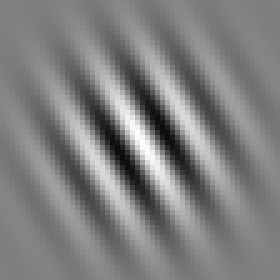
#> input picture folien/gabor.png, 56 x 56 px, found by its file name (shown 5 times larger)
$ jupyter execute --allow-errors 012_Folien.ipynb   (shell and % lines are left out)
#> lines starting #> are read from the running program, lines starting #| are printed output that depends on the picture
[cell 1]
from matplotlib import pyplot as plt
import numpy as np

# Beschreibende Statistik
## Übersicht
- Warum Statistik

#### Lagemaß
#### <span style="color:blue">Streuung</span>
#### <span style="color:blue">Graphiken</span>
#### Abhängigkeit

Bei gleichem Lagemaß können sich die zugrundeliegenden Daten unterscheiden:

[cell 2]
'''survey for age of visitors in theme park'''
a = np.array([15, 16, 64, 15, 66, 66, 15, 16])
b = np.array([34, 33, 34, 34, 36])
c = np.array([8, 68, 50, 48, 4, 23, 13, 27, 79, 22])
print('average age in group A: {:.1f}  B: {:.1f}  C: {:.1f} years'
      .format(a.mean(), b.mean(), c.mean()))

[cell 3]
'''same mean, different width'''
print('average age in group A: {:.1f}  B: {:.1f}  C: {:.1f} years'
      .format(a.mean(), b.mean(), c.mean()))
bins = range(80)
plt.figure(figsize=(8, 4))
plt.hist(a, bins=bins, label='children & grand-parents')
plt.hist(b, bins=bins, label='bowling team')
plt.hist(c, bins=bins, label='big family')
plt.title('age of visitors in years')
plt.xlabel('age [years]')
plt.ylabel('number of people')
plt.xlim(0, 100)
plt.legend();
#> figure, not shown here; tallest bar 3 high, from x = 15 to 16; tallest bar 3 high, from x = 34 to 35

# Streuungsmaße
#### Spannweite
Der Bereich vom kleinsten zum größten Wert
$$R = x_{max}-x_{min}$$

[cell 4]
print('range of age in \ngroup A: {:2d}  \ngroup B: {:2d}  \ngroup C: {:2d}  '
      .format(a.max()-a.min(), b.max()-b.min(), c.max()-c.min()))

## Empirische Varianz
<div class="alert alert-block alert-success">
$$s^2 = \frac{1}{N} \sum_{i=1}^{N} \left( x_i-\bar{x} \right)^2$$
</div>

### Verschiebungssatz
$$s^2 = \overline{x^2} - \overline{x}^2$$

#### Beweis: [ÜA]

[cell 5]
'''calculate mean and variance "on the fly"'''
np.random.seed(654321)
xx = 2*np.random.random(size=10) -1. # randomly sampled -1 .. +1
print(xx)
xxsum = 0               # initialize the sum
xxqsum = 0              #            the square-sum
n = 0                   #            the number of measures
for xi in xx:           # after every step: tell me mean and standard deviation
    xxsum += xi
    xxqsum += xi**2
    n += 1              # to distinguish from i, even if nx = 1 + i
    print('{:2d} th step has mean {:5.2f} and std {:5.2f}'.
          format(n, xxsum/n, np.sqrt(xxqsum/n-(xxsum/n)**2)))

### Stichprobenvarianz
Die Stichprobenvarianz ist leicht unterschiedlich definiert durch
$$s^2 = \frac{1}{N-1} \sum_{i=1}^{N} \left( x_i-\bar{x} \right)^2$$

#### Hintergrund:
- Die Anzahl der Freiheitsgrade ist $N-1$, da Nebenbedingung $\sum_{i=1}^N(x_i-\bar{x})=0$
- Für N=1 ist die Varianz nicht definiert
    - anstatt $0$ bei der empirischen Varianz
- Für große N ist sie asymptotisch gleich

### Eigenschaften
Unter der linearen Abbildung $$y_i = ax_i+b$$ ergibt sich
$$s_y^2 = a^2s_x^2$$

## Standardabweichung
$$s = +\sqrt{s^2}$$

Unter der linearen Abbildung $$y_i = ax_i+b$$ ergibt sich
$$s_y = |a|\;s_x$$

[cell 6]
'''example with three groups visiting Volksfest:'''
print('std. dev. of age in A: {:.1f}  B: {:.1f}  C: {:.1f}'
      .format(a.std(), b.std(), c.std()))

# Histogramme
Viele Daten: von der Strichliste zum Histogramm

### Diskrete Ereignisse
Beispiel: Münze, Würfel, Karten, Körpergröße in 5cm-Schritten, ...

### kontinuierliche Ereignisse
Körpergröße, Temperatur

#### Klasseneinteilung
führt wieder zurück auf den diskreten Fall

[cell 7]
'''thousand random numbers'''
np.random.seed(9876543)
xmany = np.random.normal(loc=5., scale=2., size=1000)
xmany[0] = -3.2                     # extra values for later
xmany[1] = 12.8
plt.figure(figsize=(12,1))
plt.plot(2*[xmany], [0, 1], 'k-')
plt.yticks([]);

[cell 8]
plt.figure(figsize=(12, 2))
bins = np.linspace(-4, 14, (14+4)*40+1)
hist_full = plt.hist(xmany, bins, rwidth=0.4)
plt.xlabel('values')
plt.ylabel('frequency');
#> figure, not shown here; tallest bar 11 high, from x = 4.71 to 4.72

[cell 9]
'''information from histogram'''
plt.figure(figsize=(8, 4))
bins = np.linspace(0,10,21)
hist_20 = plt.hist(xmany, bins, label='x', edgecolor='black')
outlier = xmany[np.logical_or(xmany<0, xmany>10)]
plt.scatter(outlier, np.ones_like(outlier), color='red', label='outlier')
plt.xlabel('values')
plt.ylabel('frequency')
plt.legend();
#> figure, not shown here; tallest bar 116 high, from x = 4.5 to 5

### Klasseneinteilung
Sinnvoll für Informationsgehalt.<br>
Faustregel:
- bis zu 20 Klassen
- Anzahl Klassen $\;n_{\text{bins}} \equiv \sqrt n_{\text{data}}$ (für $n_{\text{data}}\;$ bis 100 bzw. 400)
- Klassenbreite $\;w_{\text{bins}} = \frac {3.49 \cdot \sigma} {\sqrt[3]{n_{\text{data}}}}\;$ (Scotts Regel)<br> David W. Scott: On optimal and data-based histogram. Biometrika **3** 66, 1979, S. 605–610

Dabei **Breite** der Klassenbalken
- möglichst konstant
- sonst kodiere Anzahl in *Fläche* (nicht Höhe)

[cell 10]
'''optimal histogram according to Scott-s rule'''
plt.figure(figsize=(8, 4))
n = int(np.round(np.sqrt(min(400, xmany.shape[0]))))
# print('optimal number of bins = {:.0f}'.format(n))
w = 3.49*xmany.std()/xmany.shape[0]**0.3333333333333
# print('optimal bin size = {:.3f}'.format(w))
xstart = xmany.mean() - n/2.*w
xend = xmany.mean() + n/2.*w
print('Optimal histogram has {} bins, each {} wide in the range{} .. {}'
      .format(n, np.round(w, decimals=3), np.round(xstart, decimals=2),
              np.round(xend, decimals=2)))
bins_opt = np.linspace(xstart, xend, n+1) # number of bin-edges within range
hist_opt = plt.hist(xmany, bins_opt, label='histogram', edgecolor='black');

xoutliers = xmany[np.logical_or(xmany>xend, xmany<xstart)]
youtliers = np.ones_like(xoutliers)
plt.plot(xoutliers, youtliers, 'ro', label='outliers')
plt.legend(loc='upper right')
plt.xlabel('lots of x')
plt.ylabel('frequency n');
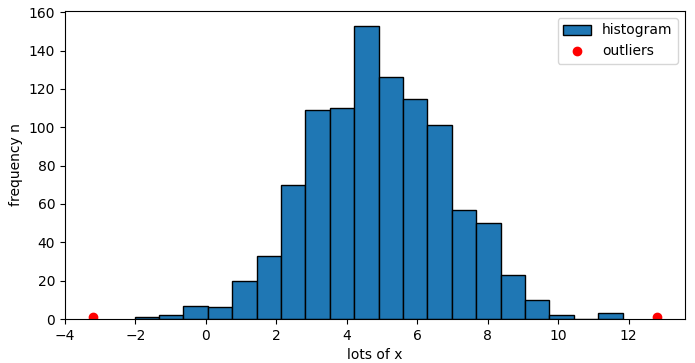
#> figure drawn by matplotlib, 1 panel; tallest bar 153 high, from x = 4.21 to 4.9

### Information
- Häufigste Werte: "Modus"
- Ausreisser
- Mittelwert (=Schwerpunkt)
- Wertebereich
- Form der Verteilung

## Modus

[cell 11]
'''once again the histogram with 20 bins'''
bins = np.linspace(0, 10, 21)
hist_20 = plt.hist(xmany, bins, edgecolor='black', label='x') # show histogram (again)
frequencies = hist_20[0]            # first sub-array contains frequencies
borders = hist_20[1]                # 2nd sub-array contains bin borders
fmax = max(frequencies)             # maximum frequency
imax = np.argmax(frequencies)       # ... and its location
xlower = borders[imax]              # start of max-bin
xhigher = borders[imax+1]           # ... and end
plt.xlabel('values')
plt.ylabel('frequency')
plt.legend(loc='upper right');
#> figure, not shown here; tallest bar 116 high, from x = 4.5 to 5

[cell 12]
print(hist_20)

[cell 13]
'''show Modus'''
hist_20 = plt.hist(xmany, bins, edgecolor='black') # show histogram (again)
frequencies = hist_20[0]               # first sub-array contains frequencies
borders = hist_20[1]                   # 2nd sub-array contains bin borders
fmax = max(frequencies)                # maximum frequency
imax = np.argmax(frequencies)          # ... and its location
xlower = borders[imax]                 # start of max-bin
xhigher = borders[imax+1]              # ... and end
print("The modus of 'hist20' is {} values in the bin number {}".format(fmax, imax))
print("  ranging from {:.2f} to {:.2f}".format(xlower, xhigher))  # highlight the modus-bin
plt.bar(x=xlower, width=(xhigher-xlower), bottom=0, height=fmax, color='red',
                                    label='modus', align='edge')
plt.xlabel('values')
plt.ylabel('frequency')
plt.legend(loc='upper right');
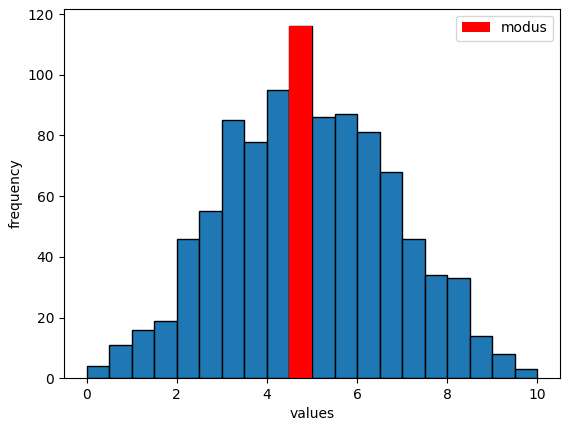
#> figure drawn by matplotlib, 1 panel; tallest bar 116 high, from x = 4.5 to 5

[cell 14]
from matplotlib import image as mpi         # image related routines

img = mpi.imread('data/gabor.png')          # read image data from file
#> img is the input picture: shape (56, 56, 4) float32; mean R, G, B, A 0.499, 0.499, 0.499, 1
imgvector3D = np.array(img)                 # convert colors to values in matrix
# select color red only,  round from 0..1 -> 0..255 integers
x = np.rint(255*imgvector3D[:,:,0].flatten()).astype(int)
#> x = 3136 values, max 255 at index 1596, min 10 at index 1432, mean 127.4

[cell 15]
'''Modus from Gabor-patch image'''
mybins = np.linspace(-0.5, 256.5, 257+1)
b, v = np.histogram(x, bins=mybins)
#> b = 257 values, max 116 at index 128, min 0 at index 0, mean 12.2; v = 258 values from -0.5 to 256.5
print(v[124:134])
#| [123.5 124.5 125.5 126.5 127.5 128.5 129.5 130.5 131.5 132.5]
print(b[124:133])
#| [ 68  84 107 107 116  82  89  90  78]
xm = np.argmax(b)
#> xm = 128
print('the modus of x is {} (with {} values between{} and {})'
                              .format(xm, b[xm], v[xm], v[xm+1]))
#| the modus of x is 128 (with 116 values between127.5 and 128.5)

# Quantile

Grenzwert, vor dem der Anteil (das Quantum)
an Datenwerten liegt.

### Quartile
- Unteres Quartil $x_{0.25}$ : 25% und
- Oberes Quartil $x_{0.75}$ : 75% der Werte
- Median entspricht dem 50% Quartil

####  Interquartils-Abstand
$d_Q = x_{0.75} - x_{0.25}$

Ein Streuungsmaß, robust gegen Ausreißer

### Perzentile
- 5%-Perzentil: niedrigste 5% der Werte
- 95%-Perzentil: ohne oberste 5% der Werte

Quantile sind einfach abzulesen aus der kumulativen Verteilungsfunktion:

# Empirische kumulative Verteilungsfunktion F(x)

- Relative Häufigkeiten $h_i = \frac{n_i}{N}$
    - beispielsweise aus einem gebinnten Histogramm
- Reihenfolge gemäß Wert beibehalten
- aufstapeln

[cell 16]
'''make a cumulative histogram cdf'''
hist_cumul = plt.hist(xmany, bins=np.linspace(0, 10, 21), cumulative=True,
                      edgecolor='black')
plt.title('cumulative distribution function')
print('histogram {} ... {}'.format(hist_20[0][:5], hist_20[0][-4:]))
print('cumulated {} ... {}'.format(hist_cumul[0][:5], hist_cumul[0][-4:]))
plt.xlabel('values')
plt.ylabel('cumulated frequency');
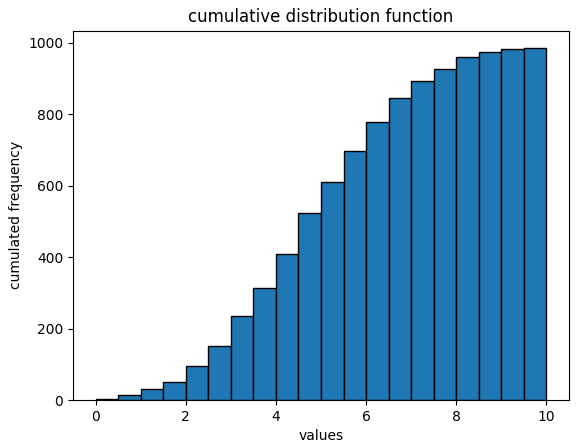
#> figure drawn by matplotlib, 1 panel; tallest bar 985 high, from x = 9.5 to 10

[cell 17]
'''calculate quantiles'''
hist_cumul = plt.hist(xmany, bins=np.linspace(0, 10, 21), cumulative=True,
                      density=True, edgecolor='black')
plt.title('cumulative distribution function')
plt.ylim(0.0, 1.4)
plt.yticks(list(np.arange(0.0, 1.01, 0.2)))
x05, x95 = np.percentile(xmany,  (5, 95))
print(' 5% percentile = {:.2f} ... 95% percentile = {:.2f}'.format(x05, x95))
plt.plot([0, 10], 2*[.05], 'k--', label='5%-95%')
plt.plot([0, 10], 2*[.95], 'k--')
plt.plot(2*[x05], [0, 1], 'r--', label='x 5%-95% percentiles')
plt.plot(2*[x95], [0, 1], 'r--')
plt.xlabel('values')
plt.ylabel('cumulated frequency')
plt.legend(loc='upper left');
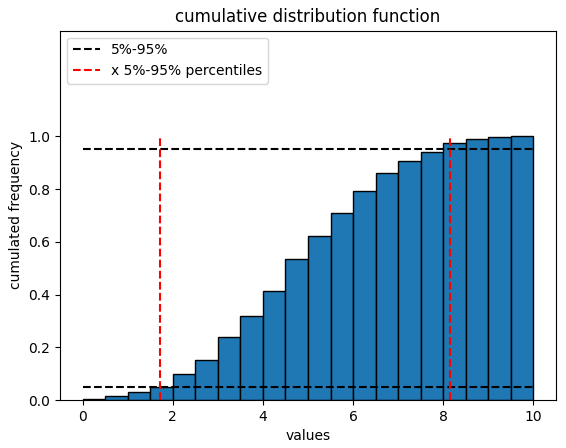
#> figure drawn by matplotlib, 1 panel; tallest bar 1 high, from x = 9.5 to 10

### Schnelles Ablesen der Information:
- Lage: Median, (Modus)
- Bereich: Quartile, Perzentile
- Form der Verteilung: S-Kurve
    - wenn Verteilung *ein* Maximum hat ("unimodal")

> - Modus: 增长最大的
> - Media: 中位数

# Kumulierter Mittelwert
## Arithmetisches Mittel

$$\begin{aligned}
\bar{x} &=\frac{1}{N}\sum_{i=1}^{N}x_i \\
    \approx \bar{x'}&=\frac{1}{\sum_{k=1}^{N_k}h_k}\sum_{k=1}^{N_k}h_k(x_k)\cdot x_k
\end{aligned}$$

# Varianz

$$\sigma^2=\frac{1}{N-1}\sum_{i=1}^N(x_i-\bar{x})^2$$
$$\approx{\sigma'}^2=\frac{1}{\sum_{k=1}^{N_k}h_k-1}\sum_{k=1}^{N_k}h_k(x_k)\cdot (x_k-\bar{x})^2$$

## Standardabweichung
$$s=\sqrt{\sigma^2}$$
$${s'}=\sqrt{\bar{\sigma'}^2}$$

# Graphische Darstellung

## Fehlerbalken
- arithmetischer Mittelwert als Symbol
    - Siehe http://matplotlib.org/api/markers_api.html
- Fehlerbalken +/-Standardabweichung $\sigma$
- Ausreißer als Sterne

[cell 18]
'''data graph typical in science
   error bars are standard deviations
'''
N = 5
x = 1 + np.arange(N)                            # fixed x values
y = 3 + np.random.randn(N, 20)                  # 20 random y values for each x
plt.axis([0.5, 5.5, -0, 5.])                    # range of plot
plt.errorbar(x, np.mean(y, axis=1), yerr=np.std(y, axis=1), label='stdd')
plt.scatter(x, np.mean(y, axis=1), marker='*', s=200, label='x1');
plt.title('plot with error bars')
plt.xlabel('x [days]')
plt.ylabel('y [arb. units]')
#> (the rest of this cell did not finish here and is left out)

### Gute Praxis
- Achsen beschriften: $\qquad$ `xlabel`, `ylabel`
- *ehrliche* Achsen
    - $0$ mit einbeziehen, wenn absolute Zahlen
    - sonst deutlich kennzeichnen (Lücke)
    - entsprechende Zahlen bzw. tickmarks: $\qquad$ `xaxis.set_ticklabels`
    - sinnvollen Bereich: $\qquad$ `axis`
- Überschrift: $\qquad$ `title`
    - in Veröffentlichungen Bildunterschrift mit Text; keine Überschrift
- Graphen beschriften:  $\qquad$ `label` und `legend`
- deutlich unterscheiden (auch für schwarz-weiß-Druck)
    - Symbole: $\qquad$ `o` $\quad$ `.` $\quad$ `,` $\quad$ `p` $\quad$ `<` $\quad$ ...
    - Linienstil:  $\qquad$ `-` $\quad$ `--` $\quad$ `..` $\quad$ `-.` $\quad$...
    - Farbe wenn nötig
- nicht überfrachten
- manchmal hilfreich
    - Gitterlinien: $\qquad$ `grid`
    - Spiegelstriche: $\qquad$ `ax.tick_params(axis='y', direction='out')` und `ax.yaxis.tick_left()`

## Box-Plot
- Median als Strich
- Größe der Box:
    - Quartile $Q_{1/4}\dots Q_{3/4}$
- Länge der Striche:
    - $Q_{1/4}-\frac{3}{2}\cdot (Q_{3/4}-Q_{1/4}) \;\dots\; Q_{3/4}+\frac{3}{2}\cdot (Q_{3/4}-Q_{1/4})$
    - Merkregel: Werte innerhalb "$\pm 100\%$"-Quartile
- Ausreißer als Sterne $+$

[cell 19]
'''data graph with boxes and whiskers show inter-quartile-distances
'''
np.random.seed(9876543)
zmany = np.random.normal(loc=4., scale=3., size=400)# another data set
data = [xmany, zmany]                               # combine 2 data sets
plt.boxplot(data, labels=['x', 'z'], whis=[1, 99])  # name labels; 1%-99% percentiles
plt.title('box plot with inter-quartile box, percentile whiskers and outliers');
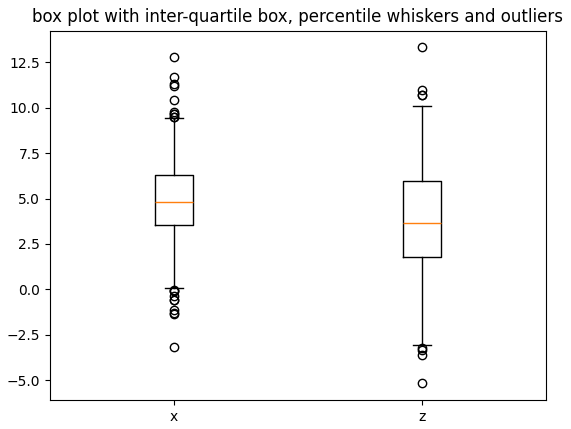
#> figure drawn by matplotlib, 1 panel

    plt.boxplot?

## Violinen-Plot

[cell 20]
vp = plt.violinplot(xmany, showmedians=True)
vp['bodies'][0].set_color('blue')
plt.ylabel('values')
plt.xlabel('rel. frequency')
plt.xticks([]);                    # off, numbers of no meaning here
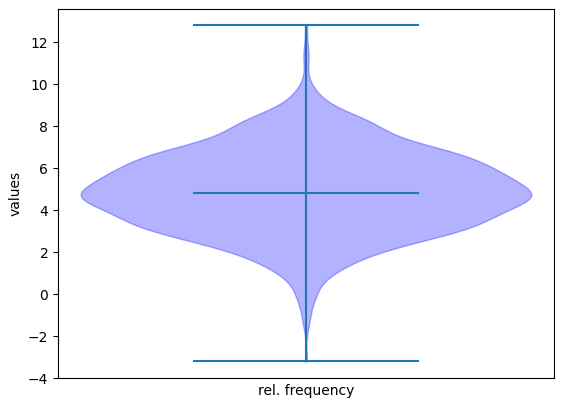
#> figure drawn by matplotlib, 1 panel

[cell 21]
xx = np.random.normal(size=(5, 100))            # draw 5x100 values into 2D vector
plt.violinplot([x for x in xx], showmedians=True)
plt.ylabel('values')
plt.xlabel('number of dataset');
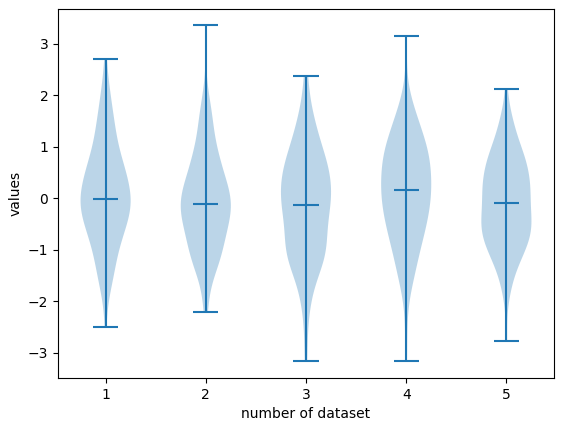
#> figure drawn by matplotlib, 1 panel

# Fragen?

# Vergleich zweier Stichproben
- Kennwerte
- Histogramm-Stapel
- kumulierte Verteilung

[cell 22]
'''compare characteristic numbers / histograms of two distributions'''
bins = np.linspace(-3, 12, 31)                         # half steps
xmean = xmany.mean()
zmean = zmany.mean()
xstd = np.std(xmany)
zstd = np.std(zmany)
plt.axis([-4, 16, 0.0, 0.25])
print('x mean = {:.2f}  std = {:.2f}'.format(xmean, xstd))
plt.hist(xmany, bins=bins, color='green', density=True, edgecolor='black',
         label='x', alpha=.5)   # 1st histogram x, shine through
print('z mean = {:.2f}  std = {:.2f}'.format(zmean, zstd))
plt.hist(zmany, bins=bins, color='red', density=True, edgecolor='black',
         label='z', alpha=.5)   # 2nd histogram z, shine through
plt.plot(2*[xmean], [0, .25], 'g--', label='x mean')
plt.plot([xmean-xstd, xmean+xstd], [.12, .12], 'g-', label='x +/-std')
plt.plot(2*[zmean], [0, .25], 'r--', label='z mean')
plt.plot([zmean-zstd, zmean+zstd], [.1, .1], 'r-', label='z +/-std')
plt.xlabel('values')
plt.ylabel('rel. frequency')
plt.legend();
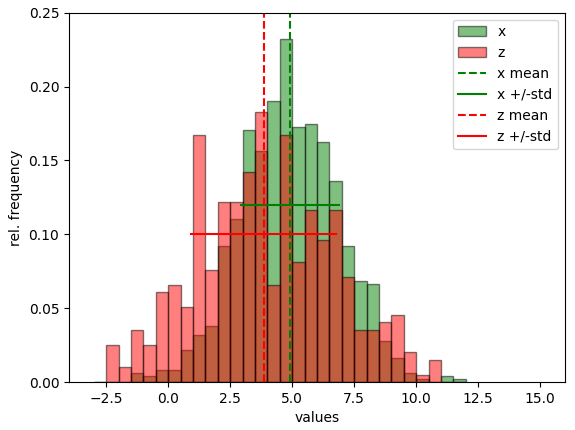
#> figure drawn by matplotlib, 1 panel; tallest bar 0.232 high, from x = 4.5 to 5; tallest bar 0.183 high, from x = 3.5 to 4

[cell 23]
'''two distributions
   culmulative & normalized for better comparison
'''
xmedn = np.median(xmany)
zmedn = np.median(zmany)
print('x median = {:.2f}  z median = {:.2f}'.format(xmedn, zmedn))
plt.hist(xmany, bins=bins, color='green', density=True, edgecolor='black',
         cumulative=True,
         label='x', alpha=.5)   # 1st histogram x, cumulative density
plt.hist(zmany, bins=bins, color='red', density=True, edgecolor='black',
         cumulative=True,
         label='z', alpha=.5)   # 2nd histogram z, cumulative density
plt.title('cumulative distribution')
plt.xlabel('values')
plt.ylabel('relative frequency')
plt.plot(2*[xmedn], [0, 1.0], 'g--', label='x median')
plt.plot(2*[zmedn], [0, 1.0], 'r--', label='z median')
plt.plot([-4, 12], 2*[0.5], 'k--', alpha=.3)
plt.axis([-4, 12, 0., 1.])
plt.legend(loc='upper left');
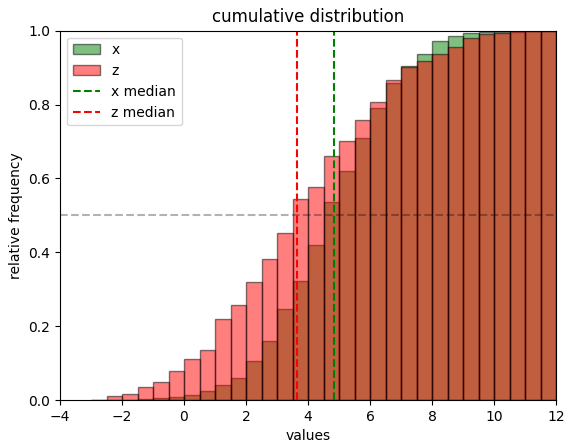
#> figure drawn by matplotlib, 1 panel; tallest bar 1 high, from x = 11.5 to 12

## QQ-Plot
Gegenüberstellung der **Q**uantile

[cell 24]
'''compare two distributions by percentiles'''
percentiles = np.linspace(0, 100, 20+1)     # 5% steps
percx = np.percentile(xmany, percentiles)
percz = np.percentile(zmany, percentiles)
fig = plt.figure(figsize=(5, 5))
plt.plot(percx, percz, 'ro')
diag = (np.min((xmany.min(), zmany.min()))-1, np.max((xmany.max(), xmany.max()))+1)
plt.plot(diag, diag, 'k--')
plt.xlabel('x values')
plt.ylabel('z values')
plt.xlim(diag)
plt.ylim(diag)
plt.title('percentile-percentile comparison');
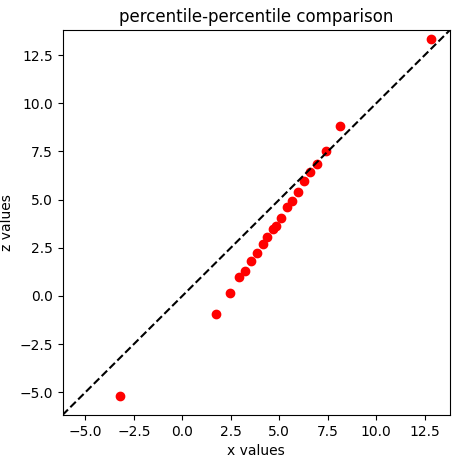
#> figure drawn by matplotlib, 1 panel; curve peaks at x = 12.8, y = 13.32
